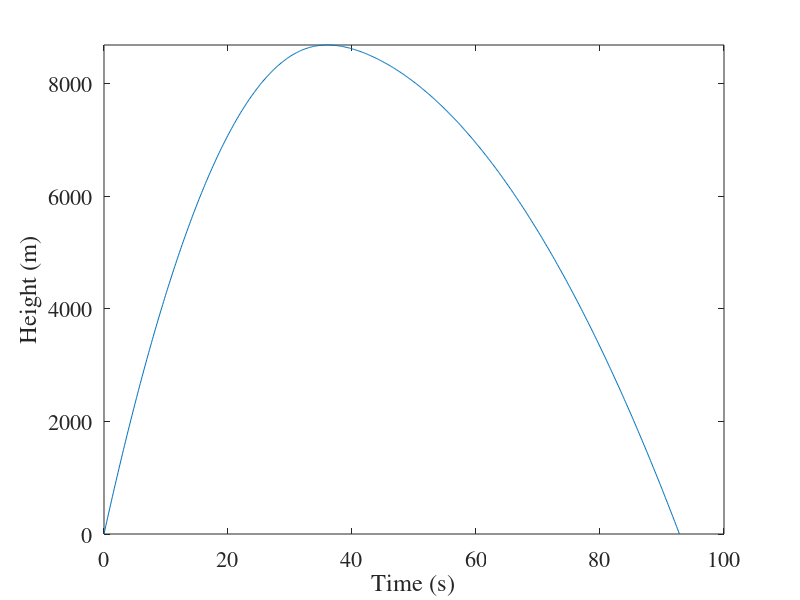
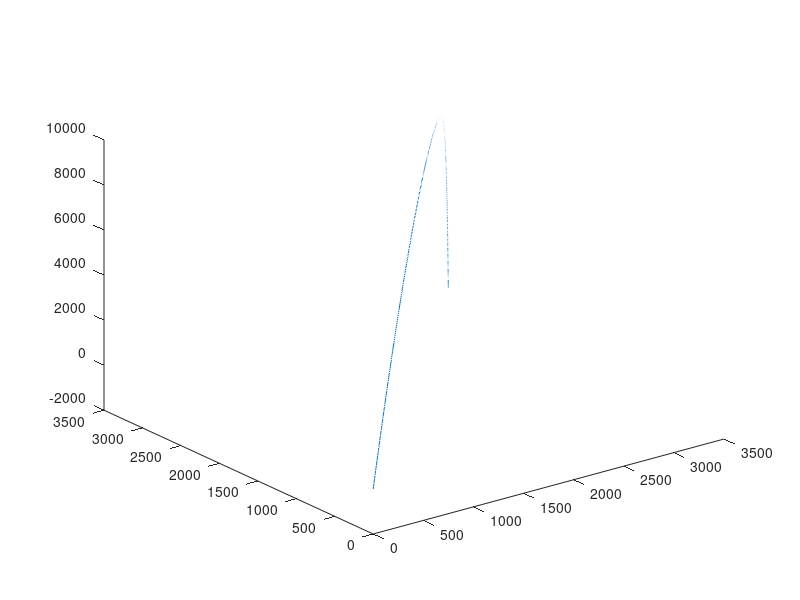

The MATLAB script that drew these images, in order:
function [t,r,v,te] = ballistic_flight_dragEv()
% ballistic_flight_dragEv numerically integrates the equations of motion 
% for a projectile launched from the ground and influenced by gravity and a
% simplified drag force that acts at constant magnitude in the direction 
% oppostie of the projectile's velocity.  Plots are generated of the 
% projectile's 3D trajectory and height above ground as a function of time. 
% A terminal event stops the numerical integration at the time when the
% projectile returns to a zero height.
%      
% Inputs:
%   None
%
% Outputs:
%   t (nx1 float): Array of times
%   r (nx3 float): Array of position values corresponding to each time
%   v (nx3 float): Array of position values corresponding to each time
%   te (scalar): Time of terminal event.

% Copyright (c) 2020 Dmitry Savransky (ds264@cornell.edu)

g = 9.81; %m/s^2
Fdm = 5; %m/s^2

r0 = [0,0,0]; %m
v0 = [100,100,500]; %m/s

z0 = [r0.';v0.'];

[t,z,te] = ode45(@ballistic_flight_drag_eom,linspace(0,150,1000),z0,...
    odeset('Events',@ballistic_flight_drag_event));

r = z(:,1:3);
v = z(:,4:6);
sz = get(0,'Screensize');
figure(3)
set(3,'Position',[0 sz(4)-sz(3)*3/8 sz(3)/2 sz(3)*3/8])
clf
plot(t,r(:,3))
set(gca,'FontName','Times','FontSize',16)
xlabel('Time (s)')
ylabel('Height (m)')
ylim([0,max(r(:,3))])

figure(4)
set(4,'Position',[sz(3)/2 sz(4)-sz(3)*3/8 sz(3)/2 sz(3)*3/8])
clf
plot3(r(:,1),r(:,2),r(:,3))

    function dz = ballistic_flight_drag_eom(~,z)
        %state vector is z = [x,y,z,dx,dy,dz]
        
        r = z(1:3); %position vector (m)
        v = z(4:6); %velocity vector (m/s)
        vmag = norm(v); %m/s
        vhat = v/vmag;
        
        %acceleration is:
        a = [0;0;-g] - Fdm*vhat;
        dz = [v; a];
    end


    %0 height crossing event function
    function [pos,isterm,dir] = ballistic_flight_drag_event(~,z)
        h = z(3); %height above ground
        pos = h; %zero crossing
        isterm = 1; %halt
        dir = -1;    %look for decreasing events only
    end


end